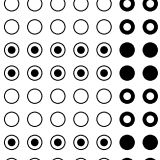
#> input picture ref.png, 160 x 160 px
$ python recognize.py
#> lines starting #> are read from the running program, lines starting #| are printed output that depends on the picture; after the words box and inside, x2 and y2 are one past the last pixel; in counts of white or black regions, pixels touching at a corner belong together; long printed decimals are rounded
### grayscale.py
import numpy as np
import matplotlib.pyplot as plt
from PIL import Image
from scipy.optimize import curve_fit
import cv2
from scipy.ndimage import median_filter

def get_pixel(image_file):
    image = Image.open(image_file)
    width, height = image.size

    rgb_image = image#.convert("RGB")
    pixels = list(rgb_image.getdata())
    pixel_array = [pixels[i * width:(i + 1) * width] for i in range(height)]
    return np.swapaxes(np.array(pixel_array), 0, 1), width, height

def gray_scale(pixel_array):

    gray_pixel = np.ones((pixel_array.shape[0], pixel_array.shape[1]))
    R = pixel_array[:,:,0]; G = pixel_array[:,:,1]; B = pixel_array[:,:,2]
    sum_all = np.sum(R)+np.sum(G)+np.sum(B)
    wr = np.sum(R)/sum_all; wg = np.sum(G)/sum_all; wb = np.sum(B)/sum_all
    for i in range(pixel_array.shape[0]):
        for j in range(pixel_array.shape[1]):
            r = pixel_array[i][j][0]
            g = pixel_array[i][j][1]
            b = pixel_array[i][j][2]
            gray_pixel[i][j] = wr*r + wg* g + wb*b
    return gray_pixel

def col_sum(array):
    sum_arr = np.sum(array, axis=1)
    normalized_sum = sum_arr/np.mean(sum_arr)
    return normalized_sum

# [20 lines left out: function trim_unchanged_segments, not called in this run]

gx = lambda x,a,b,w,c : a+b*np.sin(w*x+c)
def fitting_sin(x, y, bound_w=[0, np.inf]):
    w_min = bound_w[0]; w_max = bound_w[1]
    bounds = ([0.1, 0.1, w_min, -2*np.pi], [2, 2, w_max, 0])
    popt, pcov = curve_fit(gx, x, y, bounds=bounds)
    return popt


#参考平面的拟合
def reference(imagefile, bound_w = [-np.inf, np.inf]):
    pixel_array, width, height = get_pixel(imagefile)
#> in get_pixel, image is the input picture: PIL image 160x160 RGBA; mean R, G, B, A 210.5, 210.5, 210.5, 255
#> in get_pixel, `pixels = list(rgb_image.getdata())`: pixels = 25600 items
#> in get_pixel, `pixel_array = [pixels[i * width:(i + 1) * width] for i in range(height)]`: pixel_array = 160 items
#> width = 160; height = 160
    gray_pixel = gray_scale(pixel_array)
#> in gray_scale, `sum_all = np.sum(R)+np.sum(G)+np.sum(B)`: sum_all = 16165950
#> in gray_scale, `wr = np.sum(R) / sum_all`: wr = 0.333
    gray_pixel = np.array(gray_pixel, dtype=np.uint8)
    pixel_filter = median_filter(gray_pixel, size=3)
    _, binary_array = cv2.threshold(pixel_filter, 0, 255, cv2.THRESH_BINARY + cv2.THRESH_OTSU)
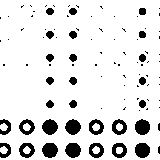
#> binary_array: shape (160, 160); 88.2% white; 97 black regions (68 under 20 px), largest, box (x1, y1, x2, y2) and area: (42, 143, 58, 158) 188, (135, 119, 150, 135) 187, (42, 119, 58, 135) 186
    sum_arr_ori = col_sum(binary_array)
#> in col_sum, `sum_arr = np.sum(array, axis=1)`: sum_arr = 160 values, max 40800 at index 0, min 18615 at index 154, mean 35999.6
#> in col_sum, `normalized_sum = sum_arr/np.mean(sum_arr)`: normalized_sum = 160 values, max 1.13 at index 0, min 0.517 at index 154, mean 1
#> sum_arr_ori has the same summary as normalized_sum in col_sum
    sum_arr = sum_arr_ori
#> sum_arr has the same summary as normalized_sum in col_sum
    #sum_arr = trim_unchanged_segments(sum_arr_ori)
    x = np.arange(sum_arr.size)
#> x = 160 values from 0 to 159

    popt = fitting_sin(x, sum_arr, bound_w)
#> in fitting_sin, `popt, pcov = curve_fit(gx, x, y, bounds=bounds)`: popt = [1, 0.148, 0.272, -4.56]; pcov = [[0.000173, 4.92e-06, -3.75e-06, 0.000308], [4.92e-06, 0.000347, -1.64e-06, 0.000145], [-3.75e-06, -1.64e-06, 7.18e-06, -0.000576], [0.000308, 0.000145, -0.000576, 0.0617]]
#> popt = [1, 0.148, 0.272, -4.56]
    plt.scatter(x, sum_arr, s=3)
    plt.plot(x, gx(x, *popt), color="C1")
    plt.show()
#> figure, not shown here; curve peaks at x = 92, y = 1.15
    print(popt)
#| [ 1.002  0.1484  0.2716 -4.556]
    return popt


#测试面的拟合和对比
def compare(image_new, popt):
    '''
    输出phi_fitted和phi_difference
    '''
    pixel_array, width, height = get_pixel(image_new)
    gray_pixel = gray_scale(pixel_array)
    gray_pixel = np.array(gray_pixel, dtype=np.uint8)
    pixel_filter = median_filter(gray_pixel, size=3)
    _, binary_array = cv2.threshold(pixel_filter, 0, 255, cv2.THRESH_BINARY + cv2.THRESH_OTSU)
    sum_arr_ori = col_sum(binary_array)
    sum_arr = sum_arr_ori
    #sum_arr = trim_unchanged_segments(sum_arr_ori)
    x = np.arange(sum_arr.size)

    def gx_fixed(x, phi):
        return gx(x, *popt[:3], phi)

    [phi_fitted], pcov = curve_fit(gx_fixed, x, sum_arr, bounds=[-2*np.pi, 0])

    plt.scatter(x, sum_arr, s=3)
    plt.plot(x, gx(x, *popt), color="C1", label = "reference")
    plt.plot(x, gx(x, *popt[:3], phi_fitted), color="C2", label = "test")
    plt.legend()
    plt.show()

    phi_difference = phi_fitted - popt[3]
    return phi_fitted, phi_difference


def get_p_test(image_test, bound_w = [0, np.inf]):
    pixel_array, width, height = get_pixel(image_test)
    gray_pixel = gray_scale(pixel_array)
    gray_pixel = np.array(gray_pixel, dtype=np.uint8)
    pixel_filter = median_filter(gray_pixel, size=3)
    _, binary_array = cv2.threshold(pixel_filter, 0, 255, cv2.THRESH_BINARY + cv2.THRESH_OTSU)
    sum_arr_ori = col_sum(binary_array)
    sum_arr = sum_arr_ori
    #sum_arr = trim_unchanged_segments(sum_arr_ori)
    x = np.arange(sum_arr.size)

    popt = fitting_sin(x, sum_arr, bound_w)

    p = 2*np.pi/popt[2]
    return p


# [8 lines that do not run on import are left out]


### original.py
import numpy as np


def get_whole_array():
    data = [[[1.0, 0.0], [1.0, 0.0], [1.0, 0.0], [1.0, 0.0], [1.0, 0.0], [1.0, 1.0], [1.0, 1.0], [1.0, 1.0], [1.0, 0.0], [1.0, 1.0], [1.0, 0.0], [1.0, 1.0], [1.0, 0.0], [1.0, 1.0], [1.0, 0.0], [1.0, 1.0], [1.0, 1.0], [1.0, 1.0]], [[0.0, 0.0], [0.0, 0.0], [0.0, 0.0], [0.0, 0.0], [0.0, 0.0], [0.0, 1.0], [0.0, 1.0], [0.0, 1.0], [0.0, 0.0], [0.0, 1.0], [0.0, 0.0], [0.0, 1.0], [0.0, 0.0], [0.0, 1.0], [0.0, 0.0], [0.0, 1.0], [0.0, 1.0], [0.0, 1.0]], [[0.0, 0.0], [0.0, 0.0], [0.0, 0.0], [0.0, 0.0], [0.0, 0.0], [0.0, 1.0], [0.0, 1.0], [0.0, 1.0], [0.0, 0.0], [0.0, 1.0], [0.0, 0.0], [0.0, 1.0], [0.0, 0.0], [0.0, 1.0], [0.0, 0.0], [0.0, 1.0], [0.0, 1.0], [0.0, 1.0]], [[1.0, 0.0], [1.0, 0.0], [1.0, 0.0], [1.0, 0.0], [1.0, 0.0], [1.0, 1.0], [1.0, 1.0], [1.0, 1.0], [1.0, 0.0], [1.0, 1.0], [1.0, 0.0], [1.0, 1.0], [1.0, 0.0], [1.0, 1.0], [1.0, 0.0], [1.0, 1.0], [1.0, 1.0], [1.0, 1.0]], [[1.0, 0.0], [1.0, 0.0], [1.0, 0.0], [1.0, 0.0], [1.0, 0.0], [1.0, 1.0], [1.0, 1.0], [1.0, 1.0], [1.0, 0.0], [1.0, 1.0], [1.0, 0.0], [1.0, 1.0], [1.0, 0.0], [1.0, 1.0], [1.0, 0.0], [1.0, 1.0], [1.0, 1.0], [1.0, 1.0]], [[0.0, 0.0], [0.0, 0.0], [0.0, 0.0], [0.0, 0.0], [0.0, 0.0], [0.0, 1.0], [0.0, 1.0], [0.0, 1.0], [0.0, 0.0], [0.0, 1.0], [0.0, 0.0], [0.0, 1.0], [0.0, 0.0], [0.0, 1.0], [0.0, 0.0], [0.0, 1.0], [0.0, 1.0], [0.0, 1.0]], [[0.0, 0.0], [0.0, 0.0], [0.0, 0.0], [0.0, 0.0], [0.0, 0.0], [0.0, 1.0], [0.0, 1.0], [0.0, 1.0], [0.0, 0.0], [0.0, 1.0], [0.0, 0.0], [0.0, 1.0], [0.0, 0.0], [0.0, 1.0], [0.0, 0.0], [0.0, 1.0], [0.0, 1.0], [0.0, 1.0]], [[1.0, 0.0], [1.0, 0.0], [1.0, 0.0], [1.0, 0.0], [1.0, 0.0], [1.0, 1.0], [1.0, 1.0], [1.0, 1.0], [1.0, 0.0], [1.0, 1.0], [1.0, 0.0], [1.0, 1.0], [1.0, 0.0], [1.0, 1.0], [1.0, 0.0], [1.0, 1.0], [1.0, 1.0], [1.0, 1.0]], [[1.0, 0.0], [1.0, 0.0], [1.0, 0.0], [1.0, 0.0], [1.0, 0.0], [1.0, 1.0], [1.0, 1.0], [1.0, 1.0], [1.0, 0.0], [1.0, 1.0], [1.0, 0.0], [1.0, 1.0], [1.0, 0.0], [1.0, 1.0], [1.0, 0.0], [1.0, 1.0], [1.0, 1.0], [1.0, 1.0]], [[0.0, 0.0], [0.0, 0.0], [0.0, 0.0], [0.0, 0.0], [0.0, 0.0], [0.0, 1.0], [0.0, 1.0], [0.0, 1.0], [0.0, 0.0], [0.0, 1.0], [0.0, 0.0], [0.0, 1.0], [0.0, 0.0], [0.0, 1.0], [0.0, 0.0], [0.0, 1.0], [0.0, 1.0], [0.0, 1.0]], [[1.0, 0.0], [1.0, 0.0], [1.0, 0.0], [1.0, 0.0], [1.0, 0.0], [1.0, 1.0], [1.0, 1.0], [1.0, 1.0], [1.0, 0.0], [1.0, 1.0], [1.0, 0.0], [1.0, 1.0], [1.0, 0.0], [1.0, 1.0], [1.0, 0.0], [1.0, 1.0], [1.0, 1.0], [1.0, 1.0]], [[0.0, 0.0], [0.0, 0.0], [0.0, 0.0], [0.0, 0.0], [0.0, 0.0], [0.0, 1.0], [0.0, 1.0], [0.0, 1.0], [0.0, 0.0], [0.0, 1.0], [0.0, 0.0], [0.0, 1.0], [0.0, 0.0], [0.0, 1.0], [0.0, 0.0], [0.0, 1.0], [0.0, 1.0], [0.0, 1.0]], [[1.0, 0.0], [1.0, 0.0], [1.0, 0.0], [1.0, 0.0], [1.0, 0.0], [1.0, 1.0], [1.0, 1.0], [1.0, 1.0], [1.0, 0.0], [1.0, 1.0], [1.0, 0.0], [1.0, 1.0], [1.0, 0.0], [1.0, 1.0], [1.0, 0.0], [1.0, 1.0], [1.0, 1.0], [1.0, 1.0]], [[0.0, 0.0], [0.0, 0.0], [0.0, 0.0], [0.0, 0.0], [0.0, 0.0], [0.0, 1.0], [0.0, 1.0], [0.0, 1.0], [0.0, 0.0], [0.0, 1.0], [0.0, 0.0], [0.0, 1.0], [0.0, 0.0], [0.0, 1.0], [0.0, 0.0], [0.0, 1.0], [0.0, 1.0], [0.0, 1.0]], [[0.0, 0.0], [0.0, 0.0], [0.0, 0.0], [0.0, 0.0], [0.0, 0.0], [0.0, 1.0], [0.0, 1.0], [0.0, 1.0], [0.0, 0.0], [0.0, 1.0], [0.0, 0.0], [0.0, 1.0], [0.0, 0.0], [0.0, 1.0], [0.0, 0.0], [0.0, 1.0], [0.0, 1.0], [0.0, 1.0]]]

    data = np.array(data)
    data = data.astype(int)
    data = np.swapaxes(data, 0, 1)
    return data


data = get_whole_array()
print(data.shape)

### recognize.py
import numpy as np
import MLS_generate
import grayscale
from PIL import Image
from scipy.optimize import curve_fit
import cv2
from scipy.ndimage import median_filter
import matplotlib.pyplot as plt
import original

def find_subarray(sub, original):
    # 获取 sub 和 original 的维度
    sub = np.array(sub);  sub = sub.astype(int)
    sub_shape = sub.shape
    original = original.astype(int)
    original_shape = original.shape

    sub_rows, sub_cols = sub_shape[:2]
    original_rows, original_cols = original_shape[:2]

    # 遍历 original 中的每个可能的起始点
    for i in range(original_rows - sub_rows + 1):
        for j in range(original_cols - sub_cols + 1):
            # 检查从 (i, j) 开始的子数组是否与 sub 匹配
            if np.array_equal(sub, original[i:i + sub_rows, j:j + sub_cols]):
                return (i, j)

    # 如果没有找到，返回 None
    return None

#按周期进行分割，分割成一个个条状
def split_image_and_read_pixels(image_path, P_ref, d):
    image = Image.open(image_path)
    width, height = image.size

    pixel_data = []

    start_x = round(d)
    P = round(P_ref)

    # 进行竖条分割
    for x in range(start_x, width, P):
        # 计算每个竖条的右边界
        right_x = min(x + P, width)

        # 如果竖条的宽度小于 P，则舍弃该竖条
        if (right_x - x) < P:
            break

        # 裁剪出竖条
        box = (x, 0, right_x, height)
        strip = image.crop(box)

        # 获取竖条的像素数据
        pixels = list(strip.getdata())
        pixel_array = [pixels[i * (right_x - x):(i + 1) * (right_x - x)] for i in range(height)]
        pixel_data.append(pixel_array)

    pixel_data = np.array(pixel_data)
    pixel_data = np.swapaxes(pixel_data, 1,2)


    return pixel_data

def horizontal_split(ver_split_data, popt, circle_size=0.4, spacing = 1.2, bound_w = [0, np.inf]):

    array_detected = []
    d_y = []
    ratio_list_full = []

    for i in range(ver_split_data.shape[0]):
        pixel_col = ver_split_data[i]
        gray_vertical = grayscale.gray_scale(pixel_col)

        gray_vertical = np.array(gray_vertical, dtype=np.uint8)
        vertical_filter = median_filter(gray_vertical, size=2)
        vertical_filter = gray_vertical
        _, binary_vertical = cv2.threshold(vertical_filter, 250, 255, cv2.THRESH_BINARY + cv2.THRESH_OTSU)
        #binary_vertical = gray_vertical


        sum_row = np.sum(binary_vertical, axis=0)
        normalized_sum = sum_row/np.mean(sum_row)


        x = np.arange(normalized_sum.size)
        def gx_fixed(x, phi):
            return grayscale.gx(x, *popt[:3], phi)

        w_min = bound_w[0]; w_max = bound_w[1]
        bounds = ([0, 0, w_min, -2*np.pi], [2, 2, w_max, 0])
        fitting_params, pcov = curve_fit(grayscale.gx, x, normalized_sum, bounds=bounds)

        #[phi_fitted], pcov = curve_fit(gx_fixed, x, normalized_sum, bounds=[-2*np.pi, 0])

        p = round(2*np.pi/fitting_params[2])
        phi_fitted = fitting_params[3]
        d_float = -phi_fitted/fitting_params[2]
        d = round(-phi_fitted/fitting_params[2])


        d_y.append(d_float)


        if d < 0 or d >= gray_vertical.shape[1]:
            raise ValueError("d must be within the valid range of columns.")

        array_split = gray_vertical[:,d:]
        num_rows = array_split.shape[1] // p
        split_hor = np.array(np.split(array_split[: , :num_rows * p], num_rows, axis=1))


        array_hor_test = []
        ratio_list = []
        for j in range(split_hor.shape[0]):

            single_circle = split_hor[j,:,:]

            ratio = black_ratio(single_circle)


            array_hor_test.append(ratio_judge(ratio, circle_size, spacing))

            ratio_list.append(ratio)


        array_detected.append(array_hor_test)

        ratio_list_full.append(ratio_list)
    # [6 lines of commented-out code are left out]


    distance_y = np.mean(d_y)

    return distance_y, array_detected
    return distance_y, np.swapaxes(array_detected, 0, 1).tolist()


#计算黑色像素占比
def black_ratio(pixel_array):
    white_pixel_count = np.sum(pixel_array>200)
    total_pixel_count = pixel_array.size
    black_pixel_count = total_pixel_count-white_pixel_count
    black_pixel_count = np.sum(pixel_array<100)
    ratio = black_pixel_count/total_pixel_count
    #ratio_w = white_pixel_count/total_pixel_count
    return ratio

def ratio_judge(n, circle_size=0.4, spacing=1.2):
    rmax = circle_size; r1 = circle_size*0.867; r2 = circle_size*0.501
    a_square = spacing**2
    n0 = np.pi*(rmax**2-r1**2)/a_square
    n1 = np.pi*(rmax**2-r1**2+r2**2)/a_square
    n2 = np.pi*(rmax**2-r2**2)/a_square
    n3 = np.pi*rmax**2/a_square

    """
    print("n0=", n0)
    print("n1=", n1)
    print("n2=", n2)
    print("n3=", n3)
    """

    dn = 0.04
    if n>(n3-0.06):
        return [1,1]
    elif (n>(n2-0.06) and n<(n2+0.02)):
        return [0,1]
    elif (n<(n1+0.25) and n>(n1-dn)):
        return [1,0]
    elif (n<(n0+0.02)):
        return [0,0]


def measure(image_test, popt):
    p_ref = grayscale.get_p_test(image_test, bound_w)

    phi = grayscale.compare(image_test, popt)
    distance_x = -phi[0]/popt[2]
    print("P=", p_ref)
    print("d=", distance_x)
    #测试图片的序列数

    ver_split = split_image_and_read_pixels(image_test, p_ref, distance_x)
    print("P_x=", p_ref)
    print("distance x=", distance_x)
    distance_y, hor_split = horizontal_split(ver_split, popt, circle_size, spacing, bound_w)
    #print(np.array(hor_split).shape)


    position = find_subarray(hor_split, whole_array)
    if position is not None:
        (x, y) = position
        print("序列的移动位数为x=",x,"y=",y)
    else:
        print(whole_array[4:10,4:10].tolist())
    print("x方向移动距离: ",distance_x, "y方向移动距离: ",distance_y)
    return distance_x, distance_y, x, y

def ref_measure(ref, popt):
    p_ref = 2*np.pi/popt[2]

    phi = popt[3]
    distance_x = -phi/popt[2]
    print("P=", p_ref)
    print("d=", distance_x)


    ver_split = split_image_and_read_pixels(ref, p_ref, distance_x)
    print("P_x=", p_ref)
    print("distance x=", distance_x)
    distance_y, hor_split = horizontal_split(ver_split, popt, circle_size, spacing, bound_w)
    #print(np.array(hor_split).shape)

    print("x方向移动距离: ",distance_x, "y方向移动距离: ",distance_y)
    position = find_subarray(hor_split, whole_array)
    if position is not None:
        (x, y) = position
        print("序列的移动位数为x=",x,"y=",y)
    else:
        print("没有找到x和y")

    return distance_x, distance_y, x, y


if __name__ == "__main__":

    #生成原始完整的数组

    whole_array = original.get_whole_array()
    whole_array = whole_array.astype(int)

    #记录圆圈的半径和间隔
    circle_size = 0.4
    spacing = 1.2


    #根据ref图片获得周期
    bound_w = [0.2, 0.35]
    popt = grayscale.reference("ref.png", bound_w)
#> popt = [1, 0.148, 0.272, -4.56]

    print("参考图片测量")
    dx_ref, dy_ref, x_ref, y_ref = ref_measure("ref.png", popt)
#> in ref_measure, `p_ref = 2*np.pi/popt[2]`: p_ref = 23.14
#> in ref_measure, `phi = popt[3]`: phi = -4.56
#> in ref_measure, `distance_x = -phi/popt[2]`: distance_x = 16.78
#| P= 23.135
#| d= 16.776
#> in split_image_and_read_pixels, `start_x = round(d)`: start_x = 17
#> in split_image_and_read_pixels, `P = round(P_ref)`: P = 23
#> the loop in split_image_and_read_pixels, `for x in range(start_x, width, P):` made 7 passes
#> (right_x, box) on passes 1 to 6: (40, (17, 0, 40, 160)), (63, (40, 0, 63, 160)), (86, (63, 0, 86, 160)), (109, (86, 0, 109, 160)), (132, (109, 0, 132, 160)), (155, (132, 0, 155, 160))
#> right_x on pass 7: 160
#> after the loop in split_image_and_read_pixels, `for x in range(start_x, width, P):`: pixel_data = 6 items
#| P_x= 23.135
#| distance x= 16.776
#> the loop in horizontal_split, `for i in range(ver_split_data.shape[0]):` made 6 passes
#> (sum_all in gray_scale, fitting_params, phi_fitted, d_float) on passes 1 to 6: (2466591, [1, 0.132, 0.273, -2.53], -2.53, 9.27), (2466462, [1, 0.144, 0.273, -2.54], -2.54, 9.31), (2466417, [1, 0.154, 0.273, -2.55], -2.55, 9.33), (2466444, [1, 0.166, 0.273, -2.56], -2.56, 9.38), (2043066, [0.999, 0.355, 0.272, -2.51], -2.51, 9.22), (1988043, [0.999, 0.405, 0.272, -2.48], -2.48, 9.12)
#> after the loop in horizontal_split, `for i in range(ver_split_data.shape[0]):`: d_y = [9.27, 9.31, 9.33, 9.38, 9.22, 9.12]; ratio_list_full = 6 items
#> in horizontal_split, `distance_y = np.mean(d_y)`: distance_y = 9.27
#> in ref_measure, `distance_y, hor_split = horizontal_split(ver_split, popt, circle_size,..`: hor_split = 6 items
#| x方向移动距离:  16.776 y方向移动距离:  9.273
#> in ref_measure, `position = find_subarray(hor_split, whole_array)`: position = (1, 2)
#> in ref_measure, `(x, y) = position`: x = 1; y = 2
#| 序列的移动位数为x= 1 y= 2
#> dx_ref = 16.78; dy_ref = 9.27; x_ref = 1; y_ref = 2

    #输入测试图片
    print("测试图片测量")
    image_test = "test2.png"
    dx_test, dy_test, x_test, y_test = measure(image_test, popt)
#> call 2 of get_pixel, with image_file = 'test2.png'
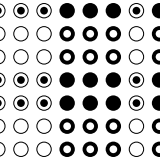
#> input picture test2.png, 160 x 160 px
#> in get_pixel, image is the input picture: PIL image 160x160 RGBA; mean R, G, B, A 200.6, 200.6, 200.6, 255
#> in get_pixel (call 2), `pixels = list(rgb_image.getdata())`: pixels = 25600 items
#> in get_p_test, `pixel_array, width, height = get_pixel(image_test)`:
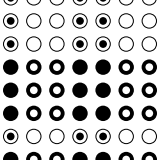
#> pixel_array: shape (160, 160, 4) int64; mean of channels 0, 1, 2, 3 200.6, 200.6, 200.6, 255; drawn as R, G, B
#> in get_p_test, `pixel_array, width, height = get_pixel(image_test)`: width = 160
#> in get_p_test, `_, binary_array = cv2.threshold(pixel_filter, 0, 255, cv2.THRESH_BINAR..`:
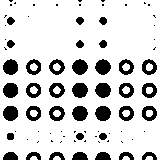
#> binary_array: shape (160, 160); 82.6% white; 80 black regions (43 under 20 px), largest, box (x1, y1, x2, y2) and area: (72, 83, 88, 98) 188, (95, 106, 111, 121) 188, (72, 59, 88, 75) 186
#> in get_p_test, `sum_arr_ori = col_sum(binary_array)`: sum_arr_ori = 160 values, max 1.21 at index 6, min 0.5 at index 109, mean 1
#> in get_p_test, `sum_arr = sum_arr_ori`: sum_arr has the same summary as sum_arr_ori
#> in get_p_test, `popt = fitting_sin(x, sum_arr, bound_w)`: popt = [0.998, 0.229, 0.272, -0.722]
#> in get_p_test, `p = 2*np.pi/popt[2]`: p = 23.11
#> in compare, `pixel_array, width, height = get_pixel(image_new)`: width = 160
#> in compare, `sum_arr = sum_arr_ori`: sum_arr has the same summary as sum_arr_ori in get_p_test
#> in compare, `[phi_fitted], pcov = curve_fit(gx_fixed, x, sum_arr, bounds=[-2*np.pi,..`: phi_fitted = -0.689; pcov = [0.0248]
#> in compare, `plt.show()`:
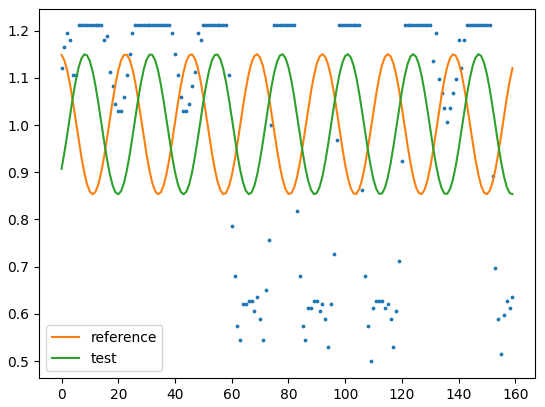
#> figure drawn by matplotlib, 1 panel; curve peaks at x = 92, y = 1.15; curve peaks at x = 124, y = 1.15
#> in compare, `phi_difference = phi_fitted - popt[3]`: phi_difference = 3.87
#> in measure, `phi = grayscale.compare(image_test, popt)`: phi = (-0.689, 3.87)
#> in measure, `distance_x = -phi[0]/popt[2]`: distance_x = 2.54
#| P= 23.108
#| d= 2.538
#> in split_image_and_read_pixels (call 2), `start_x = round(d)`: start_x = 3
#> the loop in split_image_and_read_pixels (call 2), `for x in range(start_x, width, P):` made 7 passes
#> (right_x, box) on passes 1 to 5: (26, (3, 0, 26, 160)), (49, (26, 0, 49, 160)), (72, (49, 0, 72, 160)), (95, (72, 0, 95, 160)), (118, (95, 0, 118, 160))
#> pass 1, in split_image_and_read_pixels (call 2), `strip = image.crop(box)`:
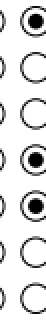
#> strip: PIL image 23x160 RGBA (shown 2 times larger); mean R, G, B, A 223.1, 223.1, 223.1, 255
#| P_x= 23.108
#| distance x= 2.538
#> call 2 of horizontal_split, with ver_split_data = array of shape (6, 23, 160, 4), popt = array of shape (4,), circle_size = 0.4, spacing = 1.2
#> after the loop in horizontal_split (call 2), `for i in range(ver_split_data.shape[0]):`:
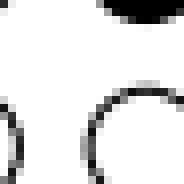
#> single_circle: shape (23, 23) (shown 8 times larger); min 0, max 255, mean 226.7
#| 序列的移动位数为x= 3 y= 1
#| x方向移动距离:  2.538 y方向移动距离:  15.916


    dx = dx_test-dx_ref; dy = dy_test-dy_ref
    xmove = x_test - x_ref; ymove = y_test-y_ref
    print("相对于参考图片的序列移动为x=",xmove,"y=",ymove,"相位移动距离phi x=", dx, "phi y=", dy)
#| 相对于参考图片的序列移动为x= 2 y= -1 相位移动距离phi x= -14.238 phi y= 6.643


    #print(whole_array.shape)
    cut = whole_array[7:14,3:9]
    #print(cut)
    print("new")
    #print(np.array(hor_split))
